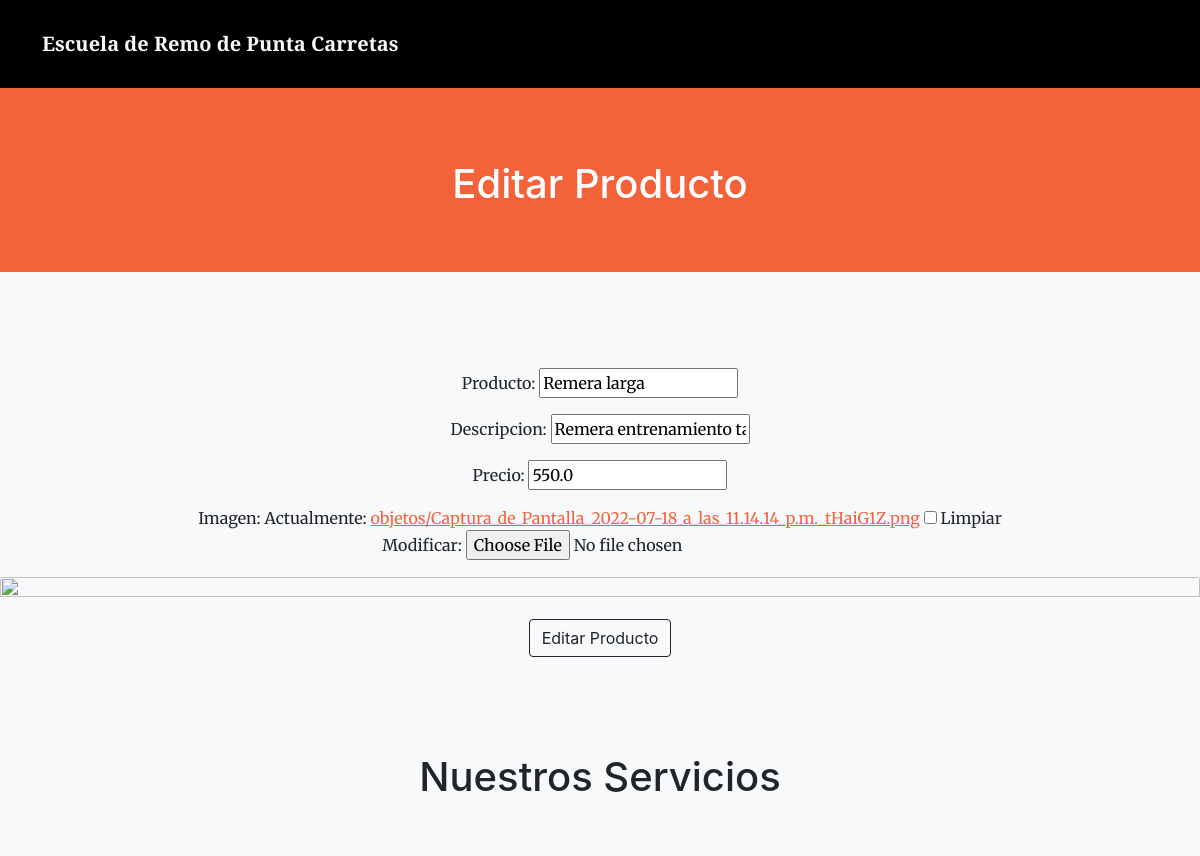
/editar_objeto/1 (signed in, upper part), run on an earlier commit of the app's database.
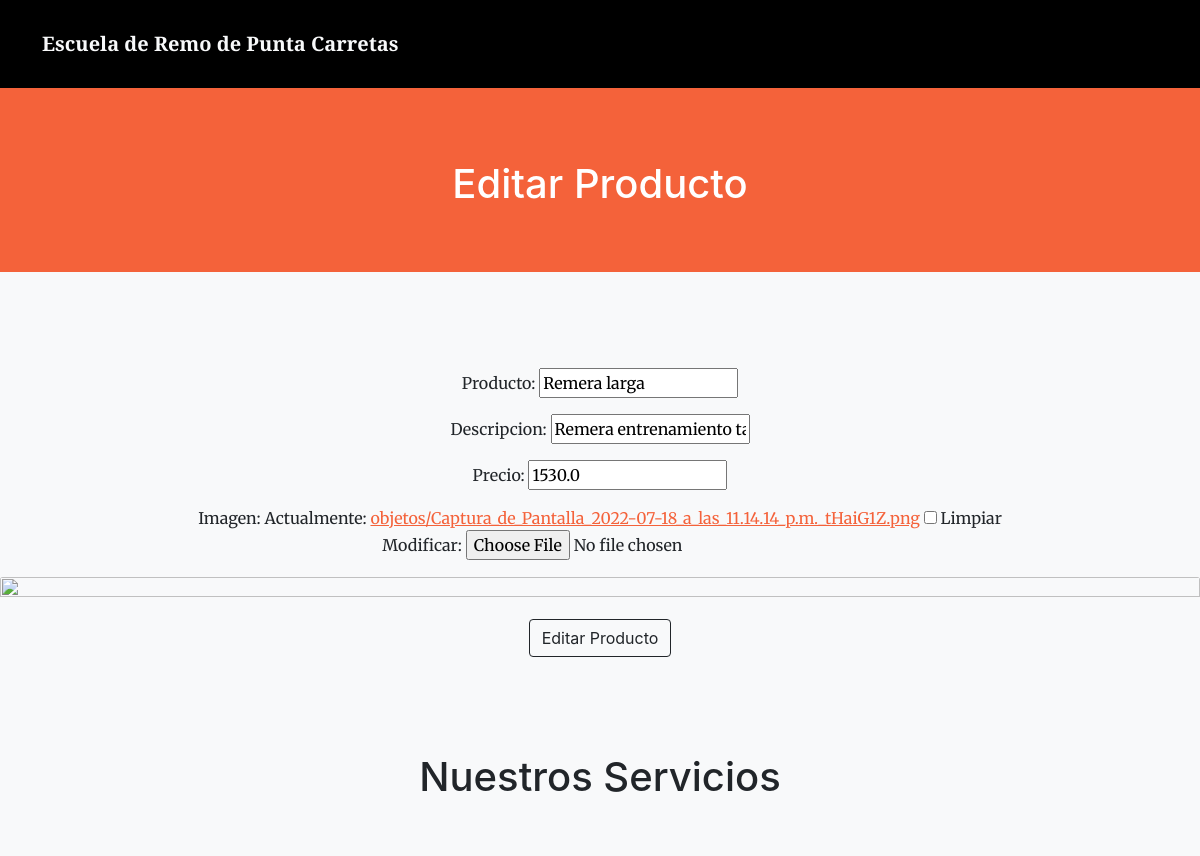
And on a later commit of the database.
### perfilesapp/models.py (models this page shows)
class TiendaObjetos(models.Model):
    producto = models.CharField("Producto", max_length=30)
    descripcion = models.CharField("Descripcion Producto", max_length=150)
    precio = models.FloatField("Precio $")
    imagen = models.ImageField("Imagen", upload_to="objetos/", null=True, blank=True) # despues de que todo tenga imagen puedo comentar , null=True, blank=True
    class Meta:
        verbose_name_plural = "Tienda de Objetos"

### perfilesapp/views.py (the view, shortened to what this page needs)
# urls.py: path('editar_objeto/<objeto_id>', editar_objeto, name="editar_objeto"),
@staff_member_required
def editar_objeto(request, objeto_id):
    try:
        avatar= Avatar.objects.get(usuario=request.user)
        url= avatar.imagen.url
    except:
        url= "/media/avatar/generic.png"
    objetos = TiendaObjetos.objects.get(id=objeto_id)
    formulario_vacio = ObjetoFormulario(initial={
            "producto":objetos.producto,
            "descripcion": objetos.descripcion,
            "precio": objetos.precio,
            "imagen": objetos.imagen})
    return render(request, "perfilesapp/editar_objeto.html", {"form":formulario_vacio, "url":url})

### perfilesapp/forms.py
class ObjetoFormulario(forms.Form):
    producto = forms.CharField( max_length=30, label="Producto")
    descripcion = forms.CharField(max_length=150, label="Descripcion")
    precio = forms.IntegerField( label= "Precio")
    imagen = forms.ImageField(label= "Imagen", required=False)
    class Meta:
        model = TiendaObjetos
        fields = ['producto', 'descripcion', 'precio', 'imagen']

### perfilesapp/templates/perfilesapp/editar_objeto.html (shortened to what this page needs)
{% extends 'perfilesapp/base.html' %}
{% load static %}
{% block about %}
<div>
    <p class="justify-content-center">
        <h1 style="color:white" >
            <br>
            <br>
            Editar Producto
            <br>
            <br>
        </h1>
    </p>
</div>
{% endblock %}
{% block servicios %}
<div style="text-align:center">
    <section class="bg-light py-5">
        <form action="" method="post" enctype="multipart/form-data">
            {{form.as_p}}
            <p><img class="card-img-top" src="{{tiendaobjeto.imagen.url}}" class="card-img-top" ></p>
            <a href="{% url 'objetos' %}"><button class="btn btn-outline-dark">Editar Producto</button></a>
        </form>
    </section>
</div>
{% endblock %}

What changed in the data, as far as the page shows it:
changed TiendaObjetos "Remera larga": precio "550.0" → "1530.0"
